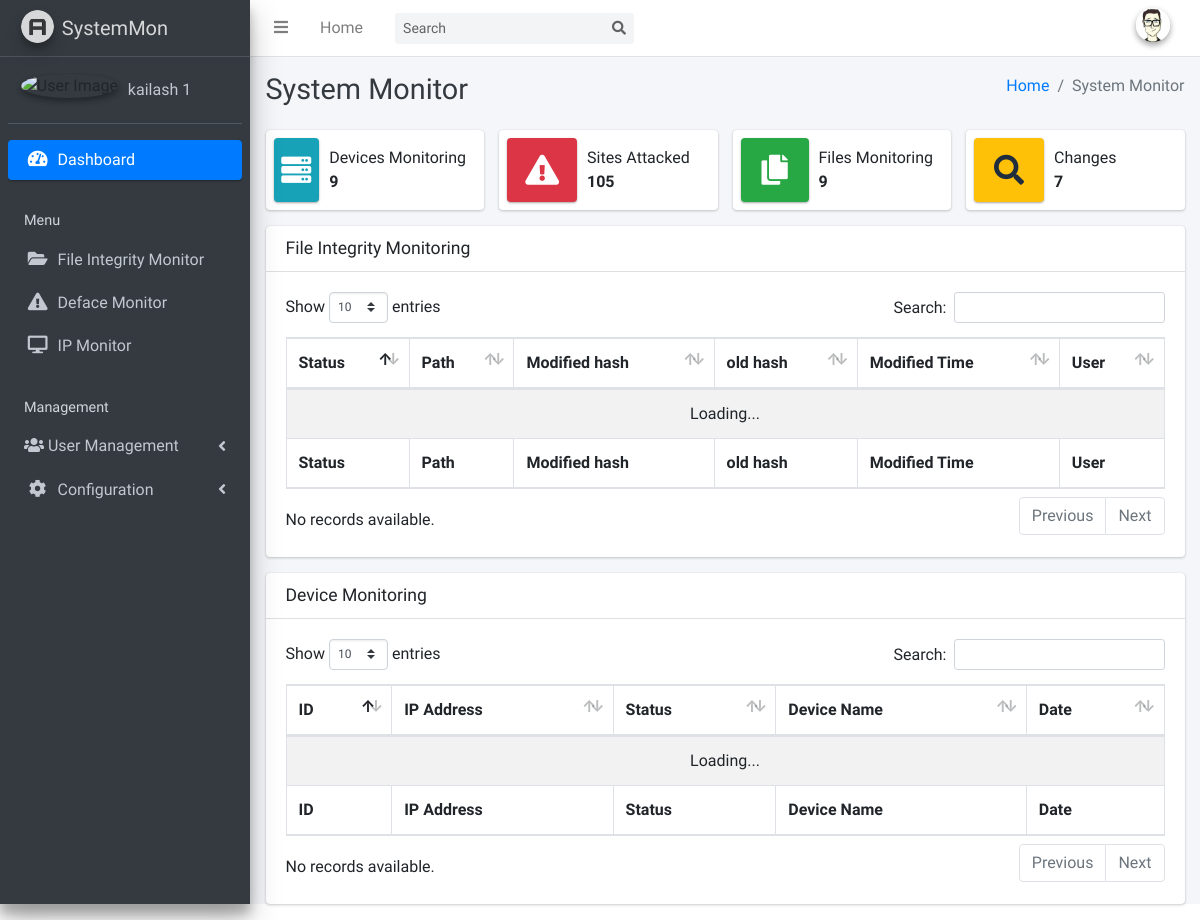
/dashboard.php, run on an earlier commit of the app's database.
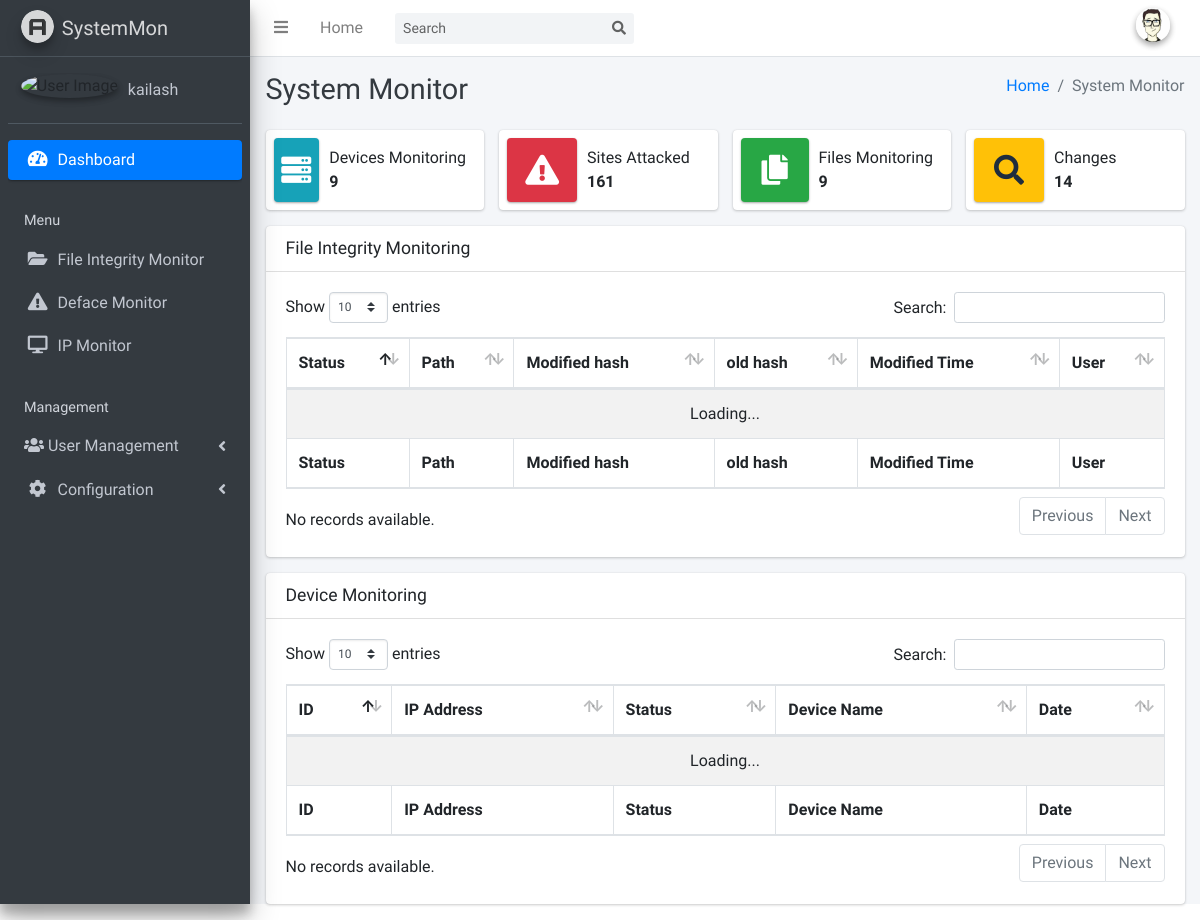
And on a later commit of the database.
### tables this page shows
CREATE TABLE `filescan_config` (
  `id` int(255) NOT NULL,
  `account` varchar(200) NOT NULL,
  `scan_path` varchar(200) NOT NULL,
  `email` varchar(200) NOT NULL,
  `file_extensions` varchar(200) NOT NULL
);

### dashboard.php (shortened to what the changed rows need)
<!DOCTYPE html>
<html>
<head>
    <link rel="stylesheet" href="plugins/fontawesome-free/css/all.min.css">
    <link rel="stylesheet" href="https://code.ionicframework.com/ionicons/2.0.1/css/ionicons.min.css">
    <link rel="stylesheet" href="plugins/datatables-bs4/css/dataTables.bootstrap4.min.css">
    <link rel="stylesheet" href="plugins/datatables-responsive/css/responsive.bootstrap4.min.css">
    <link rel="stylesheet" href="dist/css/adminlte.min.css">
    <link href="https://fonts.googleapis.com/css?family=Source+Sans+Pro:300,400,400i,700" rel="stylesheet"> </head>
<body class="hold-transition sidebar-mini">
  <div class="wrapper">
      <?php include 'themepart/sidebar.php'; ?>
        <div class="content-wrapper">
          <div class="content-header">
            <div class="container-fluid">
              <div class="row mb-2">
                <div class="col-sm-6">
                  <h1 class="m-0 text-dark">System Monitor</h1> </div>
              </div>
            </div>
          </div>
          <section class="content">
            <div class="container-fluid">
              <div class="row">
                <div class="col-12 col-sm-6 col-md-3">
                  <div class="info-box mb-3"> <span class="info-box-icon bg-danger elevation-1"><i class="fas fa-exclamation-triangle"></i></span>
                    <div class="info-box-content">
                      <?php
                 $connection = mysqli_connect("localhost","root","","hash_analyzer");
                 $query = "SELECT * FROM Deface where status='defaced'";
                 $query_run = mysqli_query($connection,$query);
                 if($query_run)
                 {
                  $def = mysqli_num_rows($query_run);
                  }
                  ?> <span class="info-box-text">Sites Attacked</span> <span class="info-box-number"><?php echo $def; ?></span> </div>
                  </div>
                </div>
                      <?php
                 $connection = mysqli_connect("localhost","root","","hash_analyzer");
                  ?> <span class="info-box-text">Files Monitoring</span> <span class="info-box-number"><?php echo $row; ?></span> </div>
                <div class="col-12 col-sm-6 col-md-3">
                  <div class="info-box mb-3"> <span class="info-box-icon bg-warning elevation-1"><i class="fas fa-search"></i></span>
                  <?php $query = "SELECT SUM(found_changes) AS changes FROM scan_log";
                  $query_run = mysqli_query($connection,$query);
                  if (mysqli_num_rows($query_run) > 0)
                  {
                  while ( $row = mysqli_fetch_array($query_run)) {
                   $changes = $row["changes"];
                  }
                 }
                 ?>
                    <div class="info-box-content"> <span class="info-box-text">Changes</span> <span class="info-box-number"><?php  echo $changes; ?> </span> </div>
                  </div>
                </div>
              </div>
              <div class="card">
                <div class="card-body">
                    <table id="filehash_table" class="table table-bordered table-striped">
                      <thead>
                  <tr>
                    <th>Status</th>
                    <th>Path</th>
                    <th>Modified hash</th>
                    <th>old hash</th>
                    <th>Modified Time</th>
                    <th>User</th>
                  </tr>
                  </thead>
                  <tfoot>
                  <tr>
                    <th>Status</th>
                    <th>Path</th>
                    <th>Modified hash</th>
                    <th>old hash</th>
                    <th>Modified Time</th>
                    <th>User</th>
                  </tr>
                  </tfoot>
                    </table>
                </div>
              </div>
              <div class="card">
                <div class="card-body">
                    <table id="ipmon_table" class="table table-bordered table-striped">
                      <thead>
                  <tr>
                    <th>ID</th>
                    <th>IP Address</th>
                    <th>Status</th>
                    <th>Device Name</th>
                    <th>Date</th>
                  </tr>
                  </thead>
                  <tfoot>
                  <tr>
                    <th>ID</th>
                    <th>IP Address</th>
                    <th>Status</th>
                    <th>Device Name</th>
                    <th>Date</th>
                  </tr>
                  </tfoot>
                    </table>
                </div>
              </div>
          </div>
</body>
</html>

### themepart/sidebar.php (shortened to what the changed rows need)
<html>
<head>
</head>
<aside class="main-sidebar sidebar-dark-primary elevation-4">
    <div class="sidebar">
      <div class="user-panel mt-3 pb-3 mb-3 d-flex">
        <?php
        $connection = mysqli_connect("localhost","root","","hash_analyzer");
        $query= "SELECT * FROM filescan_config";
        $query_run= mysqli_query($connection,$query);
        $row = mysqli_fetch_assoc($query_run);
        ?>
        <div class="info">
          <a href="#" class="d-block"><?php echo $row['account']; ?></a>
        </div>
      </div>
    </div>
  </aside>

What changed in the data, as far as the page shows it:
changed filescan_config: account "kailash 1" → "kailash"
Also different on the page:
$def: "105" → "161"
$changes: "7" → "14"
